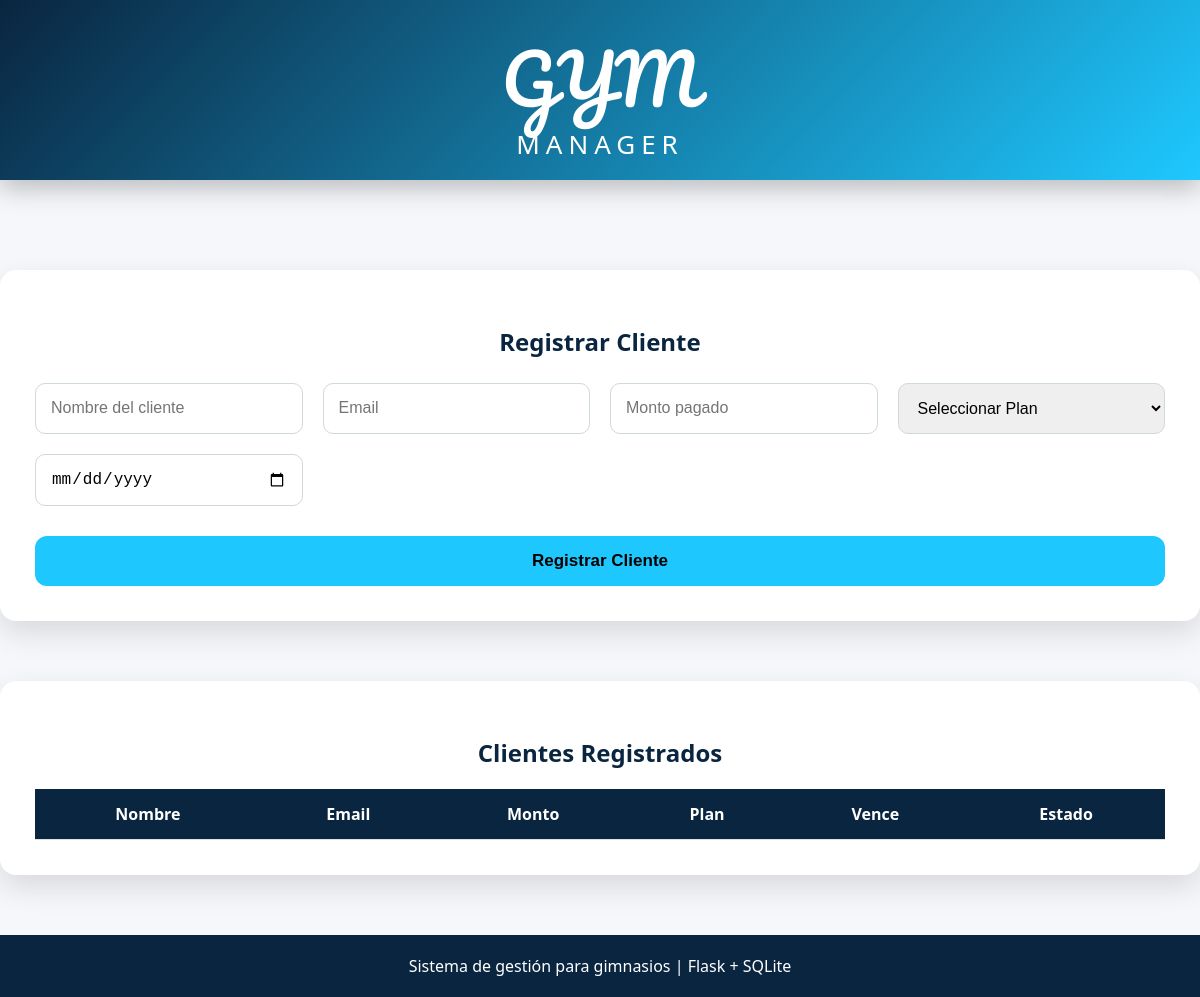
Before: / with the older database file.
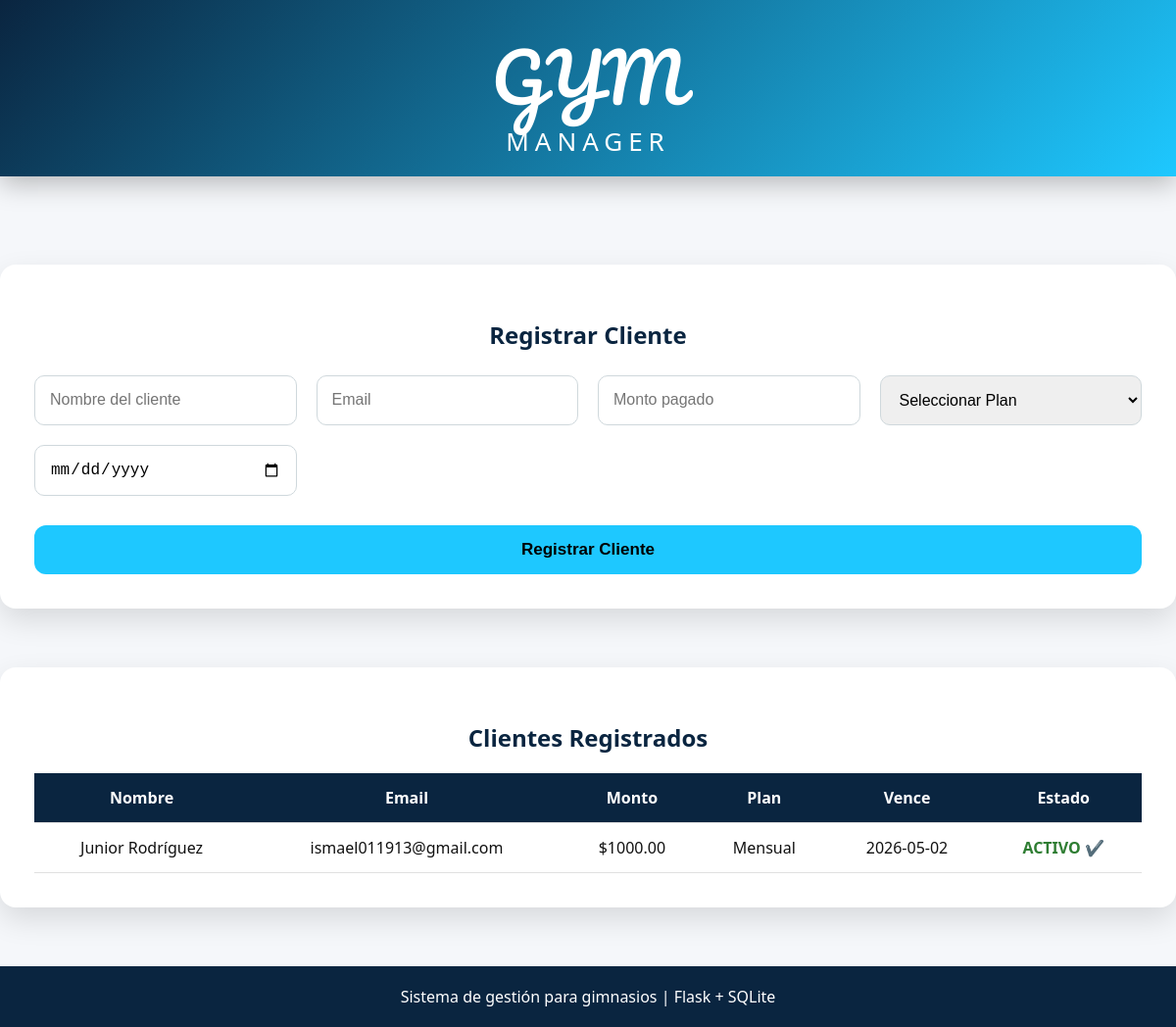
After: the same page with the newer database file.
### tables this page shows
CREATE TABLE clientes (
            id INTEGER PRIMARY KEY AUTOINCREMENT,
            nombre TEXT NOT NULL,
            email TEXT NOT NULL,
            monto REAL NOT NULL,
            plan_dias INTEGER NOT NULL,
            inicio DATE NOT NULL,
            vencimiento DATE NOT NULL
        );

### app.py (the view)
@app.route("/")
def index():
    limpiar_clientes_vencidos()
    conn = get_db()
    clientes = conn.execute("SELECT * FROM clientes ORDER BY id DESC").fetchall()
    conn.close()
    hoy = datetime.now().date().isoformat()
    return render_template("index.html", clientes=clientes, hoy=hoy)

### app.py (called while the page is built)
def get_db():
    conn = sqlite3.connect("gym.db")
    conn.row_factory = sqlite3.Row
    return conn

def limpiar_clientes_vencidos():
    hoy = datetime.now().date()
    limite = hoy - timedelta(days=30)
    conn = get_db()
    conn.execute("DELETE FROM clientes WHERE vencimiento < ?", (limite,))
    conn.commit()
    conn.close()

### templates/index.html (shortened to what this page needs)
<!DOCTYPE html>
<html lang="es">
<head>
</head>
<body>
<header>
    <div class="logo-box">
        <div class="logo-gym">GYM</div>
        <div class="logo-manager">MANAGER</div>
    </div>
</header>
<div class="container">
    <div class="form-card">
        <h2>Registrar Cliente</h2>
        <form method="POST" action="/registrar">
            <div class="form-group">
                <input type="text" name="name" placeholder="Nombre del cliente" required>
                <input type="email" name="email" placeholder="Email" required>
                <input type="number" step="0.01" name="monto" placeholder="Monto pagado" required>
                <select name="plan" required>
                    <option value="">Seleccionar Plan</option>
                </select>
                <input type="date" name="startDate" required>
            </div>
            <button type="submit">Registrar Cliente</button>
        </form>
    </div>
    <div class="table-card">
        <h2>Clientes Registrados</h2>
        <table>
            <tr>
                <th>Nombre</th>
                <th>Email</th>
                <th>Monto</th>
                <th>Plan</th>
                <th>Vence</th>
                <th>Estado</th>
            </tr>
            {% for c in clientes %}
            <tr>
                <td>{{ c.nombre }}</td>
                <td>{{ c.email }}</td>
                <td>${{ "%.2f"|format(c.monto) }}</td>
                <td>{{ '1 Día' if c.plan_dias == 1 else 'Mensual' }}</td>
                <td>{{ c.vencimiento }}</td>
                <td class="{{ 'expired' if c.vencimiento < hoy else 'active' }}">
                    {{ 'VENCIDO ⚠️' if c.vencimiento < hoy else 'ACTIVO ✔️' }}
                </td>
            </tr>
            {% endfor %}
        </table>
    </div>
</div>
<footer>
    Sistema de gestión para gimnasios | Flask + SQLite
</footer>
</body>
</html>

### templates/index.html (style rules this page uses)
body { margin: 0; font-family: 'Segoe UI', sans-serif; background: #f5f7fa; color: #111; }
header { display: flex; justify-content: center; align-items: center; height: 180px; background: linear-gradient(135deg, #0a2540, #1ec8ff); box-shadow: 0 8px 25px rgba(0,0,0,0.25); }
.logo-box { text-align: center; color: #fff; }
.logo-gym { font-family: 'Pacifico', cursive; font-size: 68px; }
.logo-manager { font-size: 26px; letter-spacing: 6px; margin-top: -12px; }
.container { max-width: 1200px; margin: auto; padding-top: 90px; }
.form-card, .table-card { background: #ffffff; border-radius: 16px; padding: 35px; margin-bottom: 60px; box-shadow: 0 12px 30px rgba(0,0,0,0.12); }
h2 { text-align: center; color: #0a2540; }
.form-group { display: grid; grid-template-columns: repeat(auto-fit, minmax(240px, 1fr)); gap: 20px; margin-top: 25px; }
input, select { padding: 15px; border-radius: 10px; border: 1px solid #cfd8dc; font-size: 16px; }
button { width: 100%; margin-top: 30px; padding: 15px; border-radius: 12px; border: none; background: #1ec8ff; font-size: 17px; font-weight: bold; cursor: pointer; transition: 0.3s; }
table { width: 100%; border-collapse: collapse; margin-top: 15px; }
th, td { padding: 14px; text-align: center; border-bottom: 1px solid #e0e0e0; }
th { background: #0a2540; color: #fff; }
.active { color: #2e7d32; font-weight: bold; }
footer { text-align: center; padding: 20px; background: #0a2540; color: #fff; }

Changed rows visible on the page:
added clientes: nombre "Junior Rodríguez", email "ismael011913@gmail.com", monto "1000.00", plan_dias "Mensual", vencimiento "2026-05-02", vencimiento "ACTIVO ✔️"
